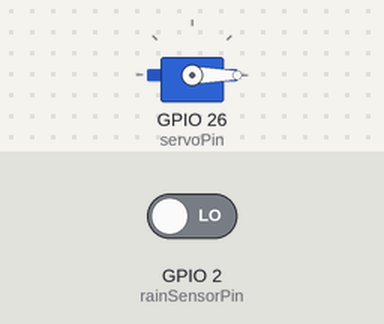
Recording of a sketch running on a simulated ESP32. On the bench: servo. The inputs (shaded band) are chosen by the test bench; at power-on: GPIO 2 (rainSensorPin) LOW. WiFi joins after 1.5 s; servers stay silent unless stated; what the sketch prints to the serial monitor is not drawn.

Above: at 2.7 s.
2.8 s: GPIO 2 (rainSensorPin) driven HIGH
At 5.4 s:
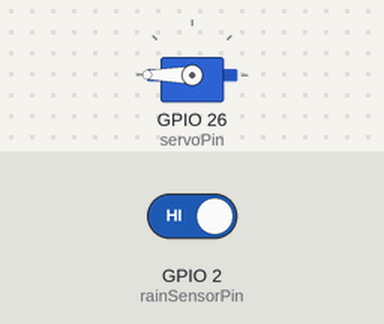
8.5 s: GPIO 2 (rainSensorPin) driven LOW
At 11.4 s:
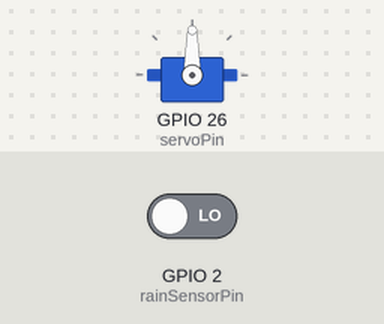
Timing chart, 0 to 23.8 s (numbered marks = the images above; inputs shaded):
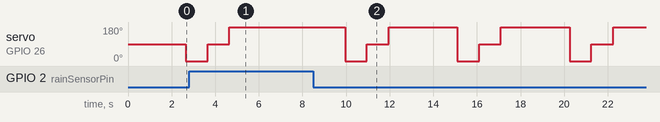

The sketch:

rainsensingautomaticcarwiperswithfirebase.ino
```cpp
#include <ESP32Servo.h>
#include "FirebaseESP32.h"
#include<WiFi.h>
#define FIREBASE_HOST "https://rainsensingcarautomaticwipers-default-rtdb.firebaseio.com/"

#define FIREBASE_AUTH "pFvxbtHhKwdxbQSRfxB5NZp2LBpN6iN2klevMx0i"

#define WIFI_SSID "Ragunath"

#define WIFI_PASSWORD "Ragunath"

FirebaseData firebaseData;

const int rainSensorPin = 2;
const int servoPin = 26;
Servo servo;


void setup() {
   WiFi.begin(WIFI_SSID, WIFI_PASSWORD);
  Serial.print("Connecting to Wi-Fi");
  while (WiFi.status() != WL_CONNECTED)
  {
    Serial.print(".");
    delay(300);
  }
  Serial.println();
  Serial.print("Connected with IP: ");
  Serial.println(WiFi.localIP());
  Serial.println();
  Firebase.begin(FIREBASE_HOST, FIREBASE_AUTH);
  Firebase.reconnectWiFi(true);
  Serial.begin(115200);
  pinMode(rainSensorPin, INPUT);
   servo.attach(servoPin);

}

void loop() {
  // Read the rain sensor value
  int rainValue = digitalRead(rainSensorPin);

  delay(1000);

  if (rainValue == HIGH) {
    Serial.println("no Rain detected!");
    Firebase.setString(firebaseData,"Rain","not Raining,Wipers not Started ...!");

  } else {
     Serial.println(" rain detected.");
     Firebase.setString(firebaseData,"Rain","Rain detected..! Wipers Started");
     servo.write(0);
  delay(1000); // Wait for 1 second

  // Move the servo to 90 degrees
  servo.write(90);
  delay(1000); // Wait for 1 second

  // Move the servo to 180 degrees
  servo.write(180);
  delay(1000);

  }

  delay(1000); // Delay for 1 second before checking again
}
```

Measured:
- after the input at 2.8 s, servo on GPIO 26 (servoPin): goes on until 4.7 s, then stays 180°
- after the input at 8.5 s, servo on GPIO 26 (servoPin): 180° → 0° after 1.5 s, then repeats every 5.2 s: 90° 1.0 s, 180° 3.2 s, 0° 1.0 s
